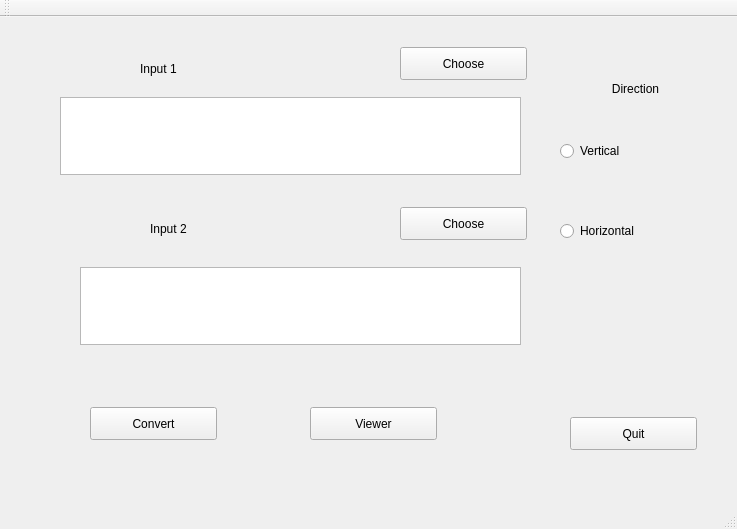
<?xml version="1.0" encoding="UTF-8"?>
<ui version="4.0">
 <class>pngconverter</class>
 <widget class="QMainWindow" name="pngconverter">
  <property name="geometry">
   <rect>
    <x>0</x>
    <y>0</y>
    <width>737</width>
    <height>529</height>
   </rect>
  </property>
  <property name="windowTitle">
   <string>pngconverter</string>
  </property>
  <widget class="QWidget" name="centralWidget">
   <widget class="QPushButton" name="BT_Quit">
    <property name="geometry">
     <rect>
      <x>570</x>
      <y>400</y>
      <width>127</width>
      <height>33</height>
     </rect>
    </property>
    <property name="text">
     <string>Quit</string>
    </property>
   </widget>
   <widget class="QPushButton" name="BT_Viewer">
    <property name="geometry">
     <rect>
      <x>310</x>
      <y>390</y>
      <width>127</width>
      <height>33</height>
     </rect>
    </property>
    <property name="text">
     <string>Viewer</string>
    </property>
   </widget>
   <widget class="QPushButton" name="BT_Convert">
    <property name="geometry">
     <rect>
      <x>90</x>
      <y>390</y>
      <width>127</width>
      <height>33</height>
     </rect>
    </property>
    <property name="text">
     <string>Convert</string>
    </property>
   </widget>
   <widget class="QPushButton" name="BT_Choose_1">
    <property name="geometry">
     <rect>
      <x>400</x>
      <y>30</y>
      <width>127</width>
      <height>33</height>
     </rect>
    </property>
    <property name="text">
     <string>Choose</string>
    </property>
   </widget>
   <widget class="QPushButton" name="BT_Choose_2">
    <property name="geometry">
     <rect>
      <x>400</x>
      <y>190</y>
      <width>127</width>
      <height>33</height>
     </rect>
    </property>
    <property name="text">
     <string>Choose</string>
    </property>
   </widget>
   <widget class="QLabel" name="LB_Input_1">
    <property name="geometry">
     <rect>
      <x>140</x>
      <y>40</y>
      <width>91</width>
      <height>23</height>
     </rect>
    </property>
    <property name="text">
     <string>Input 1</string>
    </property>
   </widget>
   <widget class="QLabel" name="LB_Input_2">
    <property name="geometry">
     <rect>
      <x>150</x>
      <y>200</y>
      <width>91</width>
      <height>23</height>
     </rect>
    </property>
    <property name="text">
     <string>Input 2</string>
    </property>
   </widget>
   <widget class="QTextEdit" name="TE_Input_1">
    <property name="geometry">
     <rect>
      <x>60</x>
      <y>80</y>
      <width>461</width>
      <height>78</height>
     </rect>
    </property>
   </widget>
   <widget class="QTextEdit" name="TE_Input_2">
    <property name="geometry">
     <rect>
      <x>80</x>
      <y>250</y>
      <width>441</width>
      <height>78</height>
     </rect>
    </property>
   </widget>
   <widget class="QRadioButton" name="RB_Verti">
    <property name="geometry">
     <rect>
      <x>560</x>
      <y>120</y>
      <width>148</width>
      <height>28</height>
     </rect>
    </property>
    <property name="text">
     <string>Vertical</string>
    </property>
   </widget>
   <widget class="QRadioButton" name="RB_Horizon">
    <property name="geometry">
     <rect>
      <x>560</x>
      <y>200</y>
      <width>148</width>
      <height>28</height>
     </rect>
    </property>
    <property name="text">
     <string>Horizontal</string>
    </property>
   </widget>
   <widget class="QLabel" name="LB_Direction">
    <property name="geometry">
     <rect>
      <x>590</x>
      <y>60</y>
      <width>91</width>
      <height>23</height>
     </rect>
    </property>
    <property name="text">
     <string>Direction</string>
    </property>
    <property name="alignment">
     <set>Qt::AlignCenter</set>
    </property>
   </widget>
  </widget>
  <widget class="QMenuBar" name="menuBar">
   <property name="geometry">
    <rect>
     <x>0</x>
     <y>0</y>
     <width>737</width>
     <height>31</height>
    </rect>
   </property>
  </widget>
  <widget class="QToolBar" name="mainToolBar">
   <attribute name="toolBarArea">
    <enum>TopToolBarArea</enum>
   </attribute>
   <attribute name="toolBarBreak">
    <bool>false</bool>
   </attribute>
  </widget>
  <widget class="QStatusBar" name="statusBar"/>
 </widget>
 <layoutdefault spacing="6" margin="11"/>
 <resources/>
 <connections/>
</ui>
